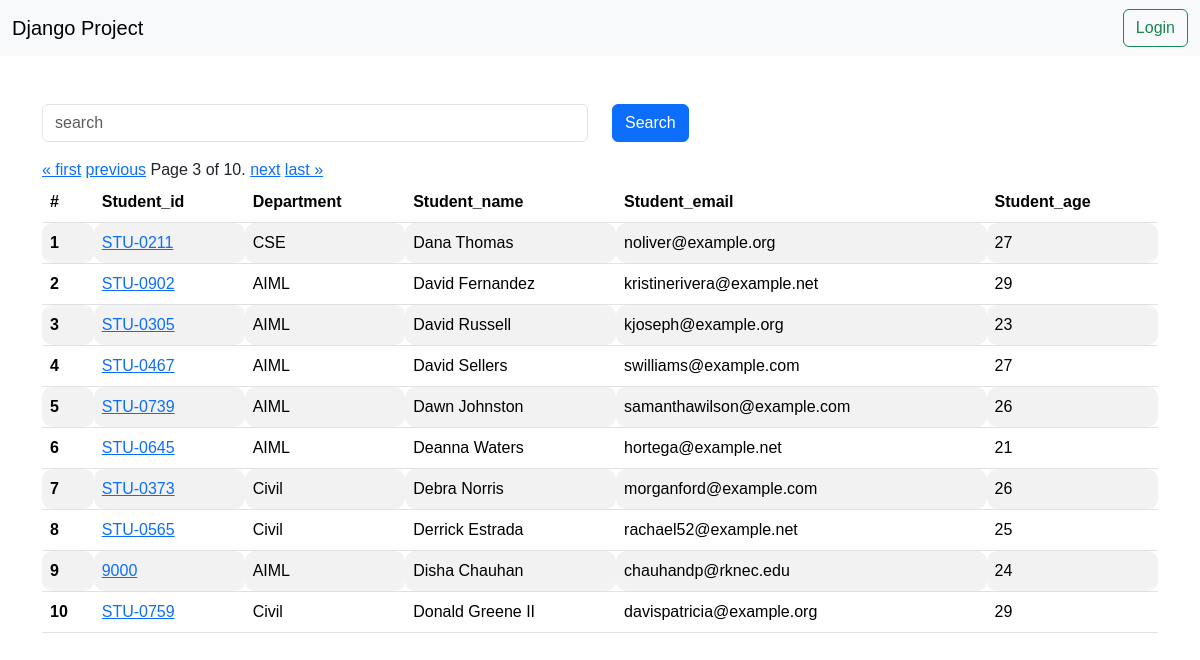
/reports/students/?page=3, run on the app's committed database.
### vege/models.py (models this page shows, shortened)
class Student(models.Model):
    department = models.ForeignKey(Department , related_name="depart" , on_delete=models.CASCADE)
    S_Id = models.OneToOneField(StudentId , on_delete=models.CASCADE , related_name="studentid")
    S_name = models.CharField(max_length=100)
    S_email = models.EmailField(unique=True)
    S_age = models.CharField(default=18 , max_length=3)
    S_address = models.TextField()
    class Meta :
        ordering  = ['S_name']
        verbose_name = "student"

class StudentId(models.Model):
    S_Id = models.CharField(max_length=100)
    def __str__(self) -> str:
        return self.S_Id

class Department(models.Model):
    department = models.CharField(max_length=100)
    def __str__(self) -> str :
        return self.department
    class Meta :
        ordering = ['department']
        verbose_name = "department"

### vege/views.py (the view)
# urls.py: path('reports/students/' , get_students , name='students'),
def get_students(request):
    queryset = Student.objects.all()
    if request.GET.get('search'):
        search = request.GET.get('search')
        queryset = queryset.filter(S_name__icontains = search)
    paginator = Paginator(queryset, 10)  # Show 25 contacts per page.
    page_number = request.GET.get("page",1)
    page_obj = paginator.get_page(page_number)
    return render (request , 'reports/students.html' , {'queryset' : page_obj})

### vege/templates/reports/students.html
{% extends "base.html"%}
{%block start%}
<div class="container mt-5">
    <form class="mb-3">
    <div class="row">
    <div class="col-md-6">
        <input class="form-control" name="search" placeholder="search">
    </div>
    <div class="col-md-6">
        <button class="btn btn-primary">Search</button>
    </div>
    </div>
    </form>
    <table class="table table-striped">
        <thead>
          <tr>
            <th scope="col">#</th>
            <th scope="col">Student_id</th>
            <th scope="col">Department</th>
            <th scope="col">Student_name</th>
            <th scope="col">Student_email</th>
            <th scope="col">Student_age</th>
          </tr>
        </thead>
        <tbody>
            {% for student in queryset %}
          <tr>
            <th scope="row">{{forloop.counter}}</th>
            <td>
            <a href="/reports/see_marks/{{student.S_Id}}/">{{student.S_Id}}</a>
            </td>
            <td>{{student.department}}</td>
            <td>{{student.S_name}}</td>
            <td>{{student.S_email}}</td>
            <td>{{student.S_age}}</td>
          </tr>
          {% endfor %}
          <div class="pagination">
            <span class="step-links">
                {% if queryset.has_previous %}
                    <a href="?page=1">&laquo; first</a>
                    <a href="?page={{ queryset.previous_page_number }}">previous</a>
                {% endif %}
                <span class="current">
                    Page {{ queryset.number }} of {{ queryset.paginator.num_pages }}.
                </span>
                {% if queryset.has_next %}
                    <a href="?page={{ queryset.next_page_number }}">next</a>
                    <a href="?page={{ queryset.paginator.num_pages }}">last &raquo;</a>
                {% endif %}
            </span>
        </div>
        </tbody>
      </table>
</div>
  {% endblock %}

### home/templates/base.html (style rules this page uses)
table , th , td { border-radius: 10px; padding: 10px; }
* { font-family: Nunito, sans-serif; }
*, *:before, *:after { -moz-box-sizing: border-box; -webkit-box-sizing: border-box; box-sizing: border-box; }
body { margin: 0; }

### data on the page
Student: S_Id "STU-0211", department "CSE", S_name "Dana Thomas", S_email "noliver@example.org", S_age "27"
Student: S_Id "STU-0902", department "AIML", S_name "David Fernandez", S_email "kristinerivera@example.net", S_age "29"
Student: S_Id "STU-0305", department "AIML", S_name "David Russell", S_email "kjoseph@example.org", S_age "23"
Student: S_Id "STU-0467", department "AIML", S_name "David Sellers", S_email "swilliams@example.com", S_age "27"
Student: S_Id "STU-0739", department "AIML", S_name "Dawn Johnston", S_email "samanthawilson@example.com", S_age "26"
Student: S_Id "STU-0645", department "AIML", S_name "Deanna Waters", S_email "hortega@example.net", S_age "21"
Student: S_Id "STU-0373", department "Civil", S_name "Debra Norris", S_email "morganford@example.com", S_age "26"
Student: S_Id "STU-0565", department "Civil", S_name "Derrick Estrada", S_email "rachael52@example.net", S_age "25"
Student: S_Id "9000", department "AIML", S_name "Disha Chauhan", S_email "chauhandp@rknec.edu", S_age "24"
Student: S_Id "STU-0759", department "Civil", S_name "Donald Greene II", S_email "davispatricia@example.org", S_age "29"

### other printed values
{{ queryset.number }} "3"
{{ queryset.paginator.num_pages }} "10"
